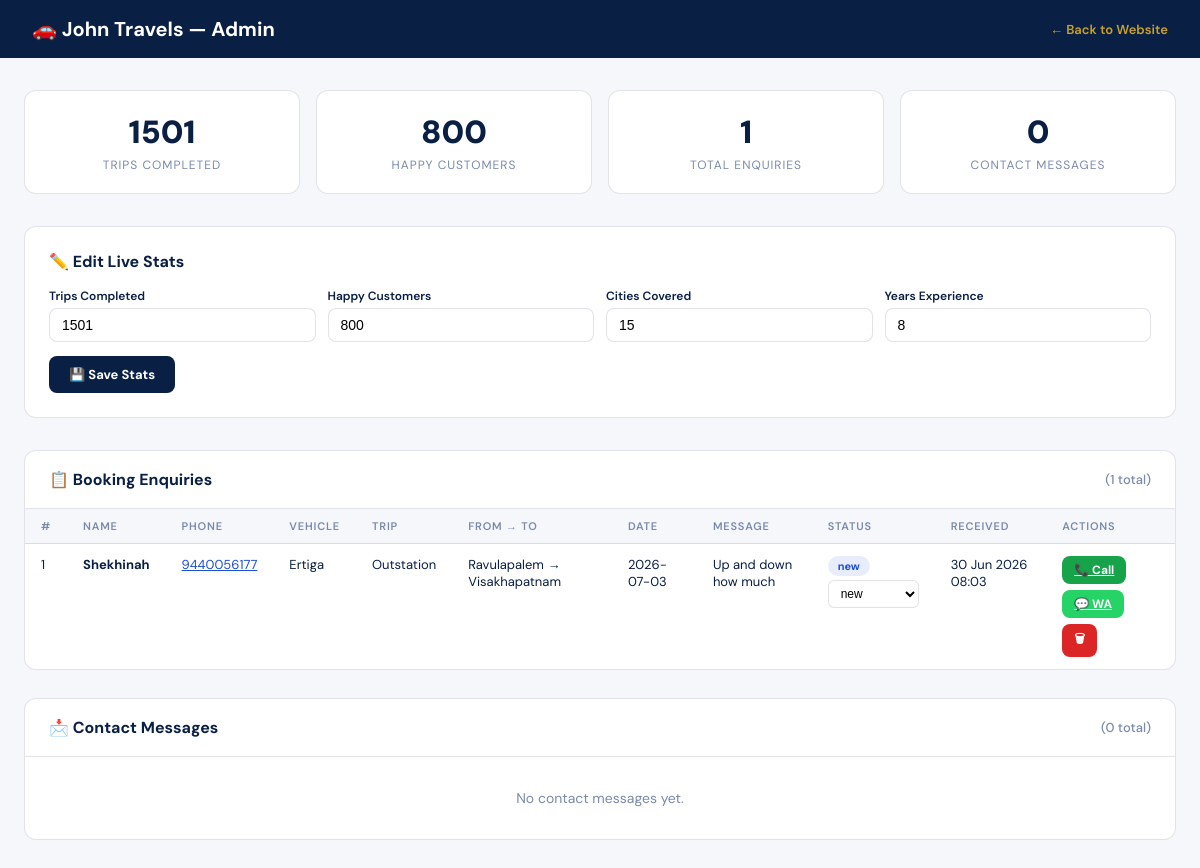
The page /admin on the database its author committed.
### models.py (models this page shows, shortened)
class SiteStats(db.Model):
    __tablename__    = 'site_stats'
    id               = db.Column(db.Integer, primary_key=True)
    trips_completed  = db.Column(db.Integer, default=1500)
    happy_customers  = db.Column(db.Integer, default=800)
    cities_covered   = db.Column(db.Integer, default=15)
    years_experience = db.Column(db.Integer, default=8)

class Enquiry(db.Model):
    __tablename__ = 'enquiries'
    id            = db.Column(db.Integer, primary_key=True)
    name          = db.Column(db.String(100), nullable=False)
    phone         = db.Column(db.String(20),  nullable=False)
    vehicle       = db.Column(db.String(50))
    trip_type     = db.Column(db.String(50))
    from_location = db.Column(db.String(100))
    to_location   = db.Column(db.String(100))
    trip_date     = db.Column(db.String(20))
    message       = db.Column(db.Text)
    status        = db.Column(db.String(20), default='new')
    created_at    = db.Column(db.DateTime, default=datetime.utcnow)

### app.py (the view)
    @app.route('/admin')
    def admin():
        return render_template('admin.html',
            enquiries=Enquiry.query.order_by(Enquiry.created_at.desc()).all(),
            contacts=ContactMessage.query.order_by(ContactMessage.created_at.desc()).all(),
            stats=SiteStats.query.first())

### templates/admin.html (shortened to what this page needs)
<!DOCTYPE html>
<html lang="en">
<head>
</head>
<body>
<div class="topbar">
  <h1>🚗 John Travels — Admin</h1>
  <a href="/">← Back to Website</a>
</div>
<div class="wrap">
  <div class="stat-cards">
    <div class="sc"><div class="sc-num">{{ stats.trips_completed if stats else 0 }}</div><div class="sc-lbl">Trips Completed</div></div>
    <div class="sc"><div class="sc-num">{{ stats.happy_customers if stats else 0 }}</div><div class="sc-lbl">Happy Customers</div></div>
    <div class="sc"><div class="sc-num">{{ enquiries|length }}</div><div class="sc-lbl">Total Enquiries</div></div>
    <div class="sc"><div class="sc-num">{{ contacts|length }}</div><div class="sc-lbl">Contact Messages</div></div>
  </div>
  <div class="edit-stats">
    <h2>✏️ Edit Live Stats</h2>
    <div class="edit-row">
      <div class="edit-group"><label>Trips Completed</label><input type="number" id="es_trips" value="{{ stats.trips_completed if stats else 1500 }}"></div>
      <div class="edit-group"><label>Happy Customers</label><input type="number" id="es_cust"  value="{{ stats.happy_customers  if stats else 800  }}"></div>
      <div class="edit-group"><label>Cities Covered</label> <input type="number" id="es_city"  value="{{ stats.cities_covered   if stats else 15   }}"></div>
      <div class="edit-group"><label>Years Experience</label><input type="number" id="es_years" value="{{ stats.years_experience  if stats else 8    }}"></div>
    </div>
    <button class="btn btn-navy" style="margin-top:14px" onclick="saveStats()">💾 Save Stats</button>
  </div>
  <div class="section-card">
    <h2>📋 Booking Enquiries <span style="font-size:13px;font-weight:500;color:#7a8aab">({{ enquiries|length }} total)</span></h2>
    {% if enquiries %}
    <div style="overflow-x:auto">
    <table>
      <thead><tr>
        <th>#</th><th>Name</th><th>Phone</th><th>Vehicle</th><th>Trip</th>
        <th>From → To</th><th>Date</th><th>Message</th><th>Status</th><th>Received</th><th>Actions</th>
      </tr></thead>
      <tbody>
      {% for e in enquiries %}
      <tr id="erow-{{ e.id }}">
        <td>{{ e.id }}</td>
        <td><strong>{{ e.name }}</strong></td>
        <td><a href="tel:{{ e.phone }}" style="color:#1d4ed8">{{ e.phone }}</a></td>
        <td>{{ e.vehicle or '—' }}</td>
        <td>{{ e.trip_type or '—' }}</td>
        <td>{{ e.from_location or '—' }} → {{ e.to_location or '—' }}</td>
        <td>{{ e.trip_date or '—' }}</td>
        <td style="max-width:160px;word-break:break-word">{{ e.message or '—' }}</td>
        <td>
          <span class="badge badge-{{ e.status }}">{{ e.status }}</span>
          <select class="status-sel" onchange="updateStatus({{ e.id }}, this.value)" style="margin-top:4px;display:block">
            <option value="new"       {% if e.status=='new' %}selected{% endif %}>new</option>
          </select>
        </td>
        <td>{{ e.created_at.strftime('%d %b %Y %H:%M') }}</td>
        <td>
          <div class="actions">
            <a href="tel:{{ e.phone }}" class="btn btn-green btn-sm">📞 Call</a>
            <a href="https://wa.me/91{{ e.phone }}?text=Hi%20{{ e.name }}!%20Confirming%20your%20John%20Travels%20booking." target="_blank" class="btn btn-sm" style="background:#25d366;color:#fff">💬 WA</a>
            <button class="btn btn-red btn-sm" onclick="deleteEnquiry({{ e.id }})">🗑</button>
          </div>
        </td>
      </tr>
      {% endfor %}
      </tbody>
    </table>
    </div>
    {% else %}<div class="empty">No booking enquiries yet.</div>{% endif %}
  </div>
  <div class="section-card">
    <h2>📩 Contact Messages <span style="font-size:13px;font-weight:500;color:#7a8aab">({{ contacts|length }} total)</span></h2>
    {% if contacts %}
    <div style="overflow-x:auto">
    <table>
      <thead><tr><th>#</th><th>Name</th><th>Phone</th><th>Message</th><th>Received</th><th>Action</th></tr></thead>
      <tbody>
      {% for c in contacts %}
      <tr>
        <td>{{ c.id }}</td>
        <td><strong>{{ c.name }}</strong></td>
        <td><a href="tel:{{ c.phone }}" style="color:#1d4ed8">{{ c.phone }}</a></td>
        <td style="max-width:300px">{{ c.message or '—' }}</td>
        <td>{{ c.created_at.strftime('%d %b %Y %H:%M') }}</td>
        <td><a href="tel:{{ c.phone }}" class="btn btn-green btn-sm">📞 Call</a></td>
      </tr>
      {% endfor %}
      </tbody>
    </table>
    </div>
    {% else %}<div class="empty">No contact messages yet.</div>{% endif %}
  </div>
</div>
</body>
</html>

### templates/admin.html (style rules this page uses)
:root { --navy:#0a1f44;--gold:#c9a227;--green:#25d366;--off:#f5f7fb;--border:rgba(10,31,68,.12) }
* { margin:0;padding:0;box-sizing:border-box }
body { font-family:'DM Sans',sans-serif;background:var(--off);color:var(--navy) }
.topbar { background:var(--navy);color:#fff;padding:16px 32px;display:flex;align-items:center;justify-content:space-between }
.topbar h1 { font-size:20px;font-weight:700 }
.topbar a { color:var(--gold);text-decoration:none;font-size:13px;font-weight:600 }
.wrap { max-width:1200px;margin:0 auto;padding:32px 24px }
.stat-cards { display:grid;grid-template-columns:repeat(4,1fr);gap:16px;margin-bottom:32px }
.sc { background:#fff;border-radius:12px;padding:20px;border:1px solid var(--border);text-align:center }
.sc-num { font-size:32px;font-weight:900;color:var(--navy) }
.sc-lbl { font-size:12px;color:#7a8aab;text-transform:uppercase;letter-spacing:1px;margin-top:4px }
.edit-stats { background:#fff;border-radius:12px;padding:24px;border:1px solid var(--border);margin-bottom:32px }
.edit-stats h2 { font-size:16px;font-weight:700;margin-bottom:16px }
.edit-row { display:grid;grid-template-columns:repeat(4,1fr);gap:12px }
.edit-group label { font-size:12px;font-weight:600;color:var(--navy);display:block;margin-bottom:4px }
.edit-group input { width:100%;padding:8px 12px;border:1.5px solid var(--border);border-radius:8px;font-size:14px;outline:none }
.btn { padding:10px 20px;border:none;border-radius:8px;font-family:inherit;font-weight:700;font-size:13px;cursor:pointer;transition:all .2s }
.btn-navy { background:var(--navy);color:#fff }
.btn-red { background:#dc2626;color:#fff }
.btn-green { background:#16a34a;color:#fff }
.btn-sm { padding:6px 12px;font-size:12px }
.section-card { background:#fff;border-radius:12px;border:1px solid var(--border);margin-bottom:28px;overflow:hidden }
.section-card h2 { padding:18px 24px;font-size:16px;font-weight:700;border-bottom:1px solid var(--border);display:flex;align-items:center;justify-content:space-between }
.badge { display:inline-block;padding:3px 10px;border-radius:20px;font-size:11px;font-weight:700 }
.badge-new { background:rgba(29,78,216,.1);color:#1d4ed8 }
table { width:100%;border-collapse:collapse }
th { background:var(--off);padding:10px 16px;text-align:left;font-size:11px;text-transform:uppercase;letter-spacing:.8px;color:#7a8aab;font-weight:600 }
td { padding:12px 16px;border-top:1px solid var(--border);font-size:13px;vertical-align:top }
.empty { padding:32px;text-align:center;color:#7a8aab;font-size:14px }
.actions { display:flex;gap:6px;flex-wrap:wrap }
select.status-sel { padding:5px 8px;border:1.5px solid var(--border);border-radius:6px;font-size:12px;cursor:pointer;background:#fff }

### rows shown on the page
SiteStats: trips_completed "1501", happy_customers "800", cities_covered "15", years_experience "8"
Enquiry: id "1", name "Shekhinah", phone "9440056177", vehicle "Ertiga", trip_type "Outstation", from_location "Ravulapalem", to_location "Visakhapatnam", trip_date "2026-07-03", message "Up and down how much", status "new", status+id "new", created_at "30 Jun 2026 08:03"

### other values the page prints
{{ enquiries|length }} "1"
{{ contacts|length }} "0"
